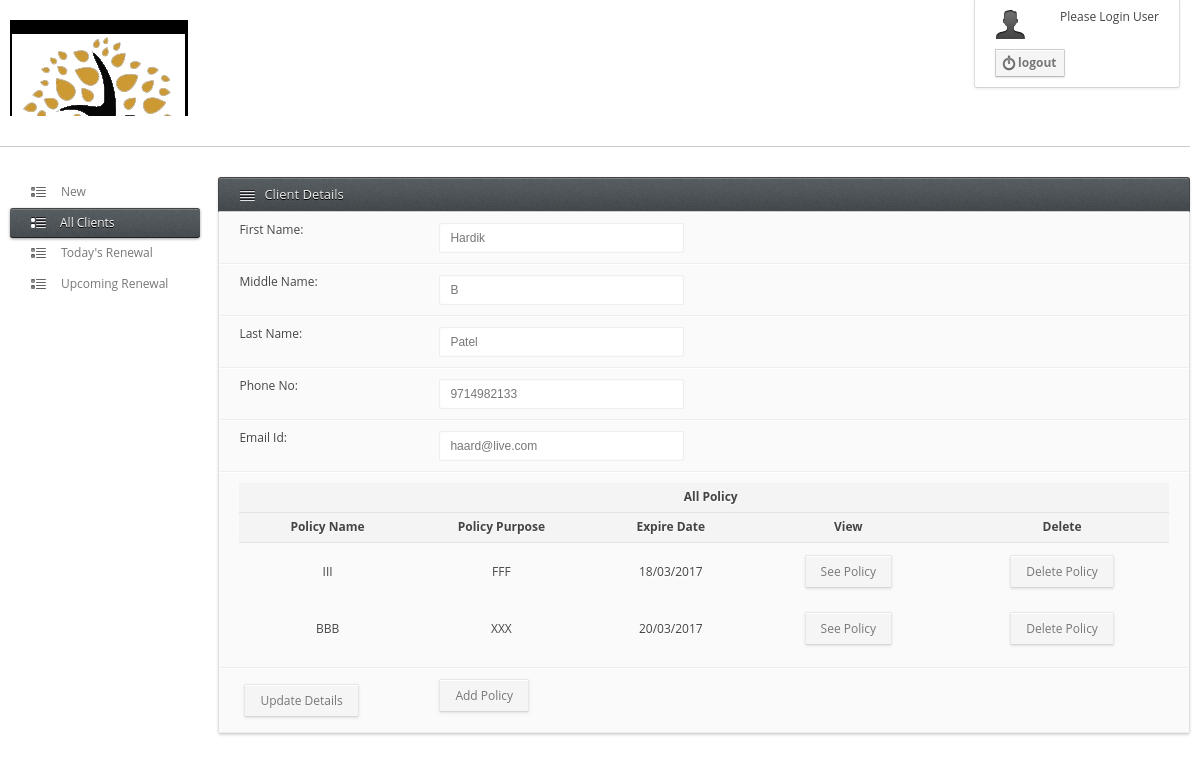
/Admin/acessData.php?txtemail=haard@live.com (signed in), run on the app's committed database.
### tables this page shows
CREATE TABLE IF NOT EXISTS `clients` (
  `clientId` int(10) NOT NULL AUTO_INCREMENT,
  `firstName` varchar(15) NOT NULL,
  `middleName` varchar(15) NOT NULL,
  `lastName` varchar(15) NOT NULL,
  `phoneNo` varchar(10) NOT NULL,
  `emailId` varchar(50) NOT NULL,
  `gender` varchar(5) NOT NULL,
  `aadharCard` varchar(50) NOT NULL,
  `votingCard` varchar(50) NOT NULL,
  `otherDoc` varchar(50) NOT NULL,
  PRIMARY KEY (`clientId`)
);

CREATE TABLE IF NOT EXISTS `policy` (
  `policyId` int(10) NOT NULL AUTO_INCREMENT,
  `policyName` varchar(50) NOT NULL,
  `policyType` varchar(50) NOT NULL,
  `fileName` varchar(50) NOT NULL,
  `expireDate` varchar(10) NOT NULL,
  `emailStatus` int(1) NOT NULL,
  `clientId` int(11) NOT NULL,
  PRIMARY KEY (`policyId`)
);

### Admin/acessData.php (the view, shortened to what this page needs)
<?php
	if(isset($_SESSION['username']) && isset($_GET['txtemail']))
	{
?>
<!DOCTYPE html>
<html>
<HEAD>
	</HEAD>
<BODY>
<?php include_once("heading.php");?>
<div id="container">
	<?php
		include_once("admin_menu.php");
		$email=$_GET['txtemail'];
		$qry="select * from clients where emailId='".$email."'";
		$res=mysql_query($qry) or die(mysql_error());
		$row=mysql_fetch_assoc($res);
	?>
	<div class="bit-14">
		<div class="box-element">
			<div class="box-head-light"><span class="typography-16"></span><h3>Client Details</h3></div>
			<div class="box-content no-padding">
				<form method="post" action="newPolicy.php" class="i-validate" id="Appointment_reg">
					<fieldset>
						<section>
							<div class="section-left-s">
								<label for="text_field">First Name:</label>
							</div>
							<div class="section-right">
								<div class="section-input">
								<input id="text_field" class="i-text required wid" readonly value="<?php echo $row['firstName']; ?>">
								</div>
							</div>
						</section>
						<section>
							<div class="section-left-s">
								<label for="text_field">Middle Name:</label>
							</div>
							<div class="section-right">
								<div class="section-input">
								<input id="text_field" class="i-text required wid" readonly value="<?php echo $row['middleName']; ?>">
								</div>
							</div>
						</section>
						<section>
							<div class="section-left-s">
								<label for="text_field">Last Name:</label>
							</div>
							<div class="section-right">
								<div class="section-input">
								<input id="text_field" class="i-text required wid" readonly value="<?php echo $row['lastName']; ?>">
								</div>
							</div>
						</section>
						<section>
							<div class="section-left-s">
								<label for="text_field">Phone No:</label>
							</div>
							<div class="section-right">
								<div class="section-input">
								<input id="text_field" class="i-text required wid" readonly value="<?php echo $row['phoneNo']; ?>">
								</div>
							</div>
						</section>
						<section>
							<div class="section-left-s">
								<label for="text_field">Email Id:</label>
							</div>
							<div class="section-right">
								<div class="section-input">
								<input name="txtemail" id="text_field" class="i-text required wid" readonly value="<?php echo $row['emailId']; ?>">
								</div>
							</div>
						</section>
						<?php
						 $qry="select * from clients where emailId='$email'";
						 $res=mysql_query($qry) or die(mysql_error());
						 $row=mysql_fetch_assoc($res);
						 $clientId=$row['clientId'];
						 $qry="select * from policy where clientId='$clientId'";
						 $res=mysql_query($qry) or die(mysql_error());
						 if (mysql_num_rows($res)>0)
						 {
						 ?>
						 <section>
						 <table class="i-table fullwidth">
						<thead>
						<tr align="center">
							<td colspan="5">All Policy</td>
						</tr>
						 <tr align="center">
							<td>Policy Name</td>
							<td>Policy Purpose</td>
							<td>Expire Date</td>
							<td>View</td>
							<td>Delete</td>
						</tr>
						</thead>
						<tbody>
						 <?php
						 while ($row=mysql_fetch_assoc($res))
						 {
						 	echo "<tr align='center'>";
							echo "<td>".$row['policyName']."</td>";
							echo "<td>".$row['policyType']."</td>";
							$tmp=explode('-',$row['expireDate']);
							$date=$tmp[2]."/".$tmp[1]."/".$tmp[0];
							echo "<td>".$date."</td>";
						?>
							<td><a href="pdf/<?php echo $email."/Policy/".$row['fileName']; ?>"><input class="icon-16 button" type='button' name="updateaccess" value='See Policy'></a></td>
							<td><a href="deletePolicy.php?txtemail=<?php echo $email; ?>&fileName=<?php echo $row['fileName']; ?>&policyName=<?php echo $row['policyName'];?>&name=allClients"><input class="icon-16 button" type='button' name="updateaccess" value='Delete Policy'></a></td></tr>
							<?php
						 }
						 }
						?>
						</tbody>
						</table>
						</section>
						<section>
							<div class="section-left-s">
								<a href="updateClientDetails.php?txtemail=<?php echo $email; ?>"><input class="icon-16 button" type='button' name="updateaccess" value='Update Details'></a>
							</div>
							<div class="section-right">
								<div class="section-input">
								<input name="submit" id="" class="i-button no-margin" value="Add Policy" type="submit">
								</div>
							</div>
							<div class="clearfix"></div>
						</section>
					</fieldset>
				</form>
			</div>
		</div>
	</div>
</div>
</BODY>
</html>
<?php
	}
	else
	{
			header("location:allCustomer.php");
	}
?>

### Admin/css/skeleton.css (style rules this page uses)
*, *:after, *:before { margin: 0; padding: 0; -webkit-box-sizing: border-box; -moz-box-sizing: border-box; box-sizing: border-box; }
[class*='bit-'] { float: left; }
[class*='bit-']:last-of-type { padding-right: 10px; float: right; }
.bit-14 { width: 81.8%; }

### Admin/css/base.css (style rules this page uses)
html, body, div, span, applet, object, iframe, h1, h2, h3, h4, h5, h6, p, blockquote, pre, a, abbr, acronym, address, big, cite, code, del, dfn, em, img, ins, kbd, q, s, samp, small, strike, strong, sub, sup, tt, var, b, u, i, center, dl, dt, dd, ol, ul, li, fieldset, form, label, legend, table, caption, tbody, tfoot, thead, tr, th, td, article, aside, canvas, details, embed, figure, figcaption, footer, header, hgroup, menu, nav, output, ruby, section, summary, time, mark, audio, video { margin: 0; padding: 0; border: 0; font-size: 100%; font: inherit; vertical-align: baseline; }
article, aside, details, figcaption, figure, footer, header, hgroup, menu, nav, section { display: block; }
body { line-height: 1; }
table { border-collapse: collapse; border-spacing: 0; }
body { background: url("../img/bg.png") repeat scroll 0 0 rgba(0, 0, 0, 0); font-size: 12px; line-height: 1.231; font-weight:500; color: #444444; text-shadow: 0 1px 0 #FFFFFF; -webkit-font-smoothing: antialiased; -webkit-text-size-adjust: 100%; }
#container { margin: 0 auto; padding:0; max-width: 1250px; min-width: 960px; position:relative; margin-top:18px; }
#container:after { clear:both; content:" "; display:block; height:0; visiblity:hidden; }
body, h1, h2, h3, h4, h5, h6, .button, input[type="button"], input[type="submit"], input[type="text"], input[type="password"], input[type="email"], textarea, select, button { font-family: Ubuntu, "Open Sans", "HelveticaNeue", "Helvetica Neue", Helvetica, Arial, sans-serif; }
h1, h2, h3, h4, h5, h6 { color: #444444; font-weight: 600; }
h3 { font-size: 14.0333px; line-height: 17.2833px; }
a, a:visited { color: #0000EE; text-decoration: none; outline: 0; -webkit-transition: color 0.1s ease-in-out; -moz-transition: color 0.1s ease-in-out; -o-transition: color 0.1s ease-in-out; -transition: color 0.1s ease-in-out; cursor: pointer; }
form { margin: 0; }
fieldset { border: 0; margin: 0; padding: 0; }
button, input, select, textarea { font-size: 100%; margin: 0; vertical-align: baseline; *vertical-align: middle; }
button, input { line-height: normal; *overflow: visible; }
table button, table input { *overflow: auto; }
button, input[type="button"], input[type="reset"], input[type="submit"] { cursor: pointer; -webkit-appearance: button; }

### data on the page
clients: firstName "Hardik", middleName "B", lastName "Patel", phoneNo "9714982133", txtemail "haard@live.com"
policy: policyName "III", policyType "FFF", expireDate "18/03/2017"
policy: policyName "BBB", policyType "XXX", expireDate "20/03/2017"
